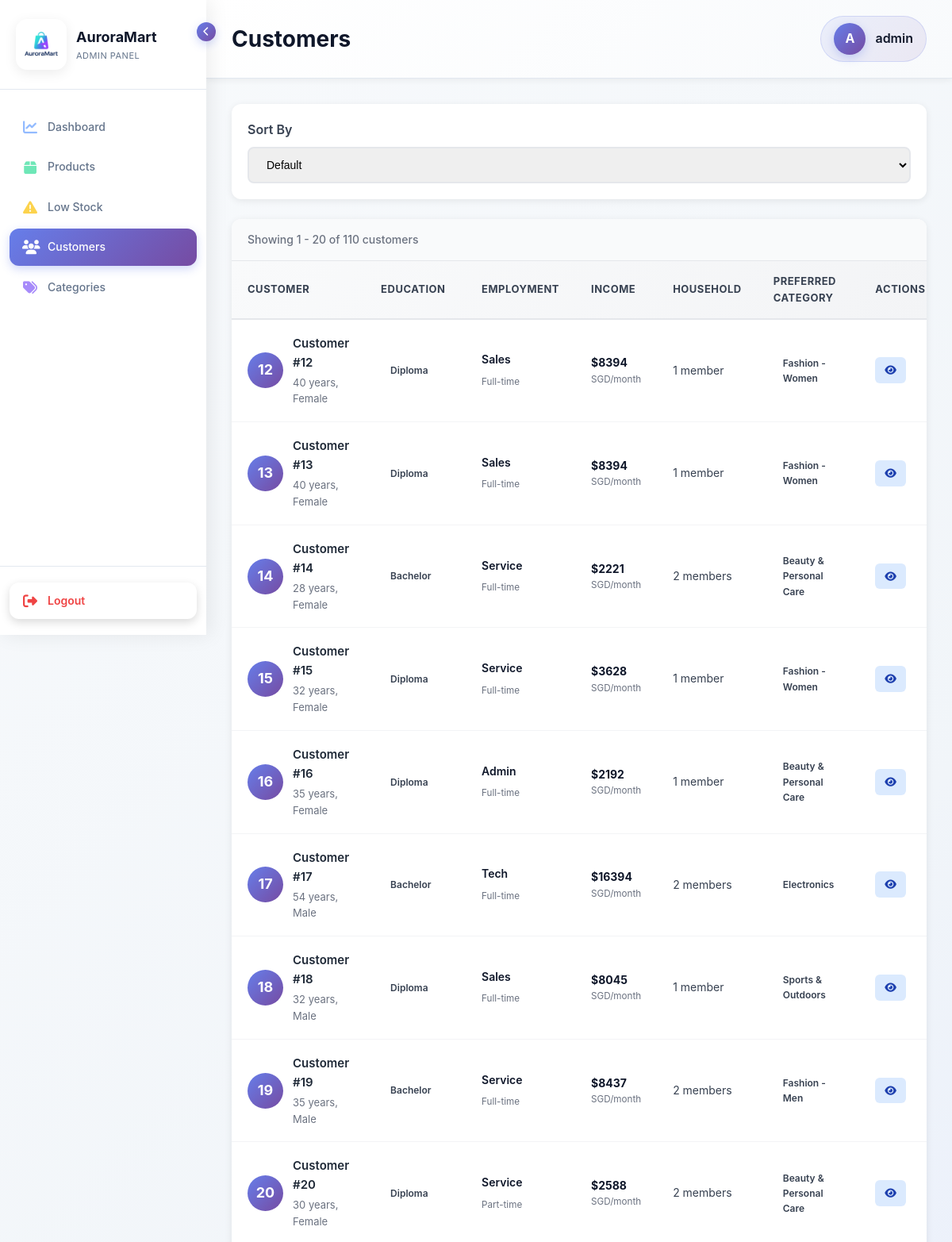
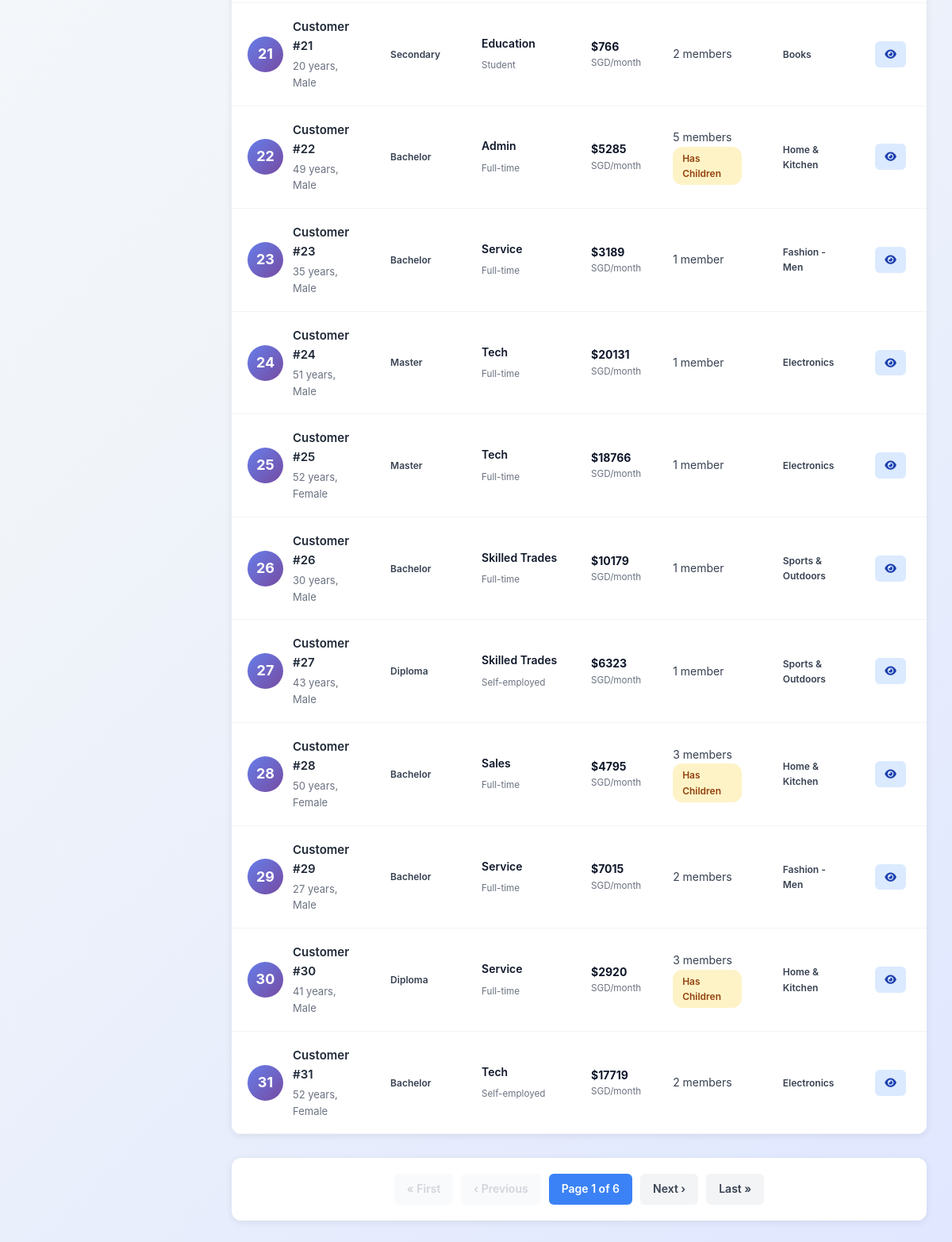
The page /adminpanel/customers/ (signed in) on the database its author committed (2 pictures, top to bottom).
### storefront/models.py (models this page shows, shortened)
class Customer(AbstractUser):
    username = models.CharField(
        max_length=150,
        unique=True,
        help_text='Required. 150 characters or fewer. Any characters allowed.',
        validators=[],  # No validators - allow any characters
        error_messages={
            'unique': "A user with that username already exists.",
        },
    )
    age = models.IntegerField(null=True, blank=True)
    gender = models.CharField(max_length=20, blank=True)
    employment_status = models.CharField(max_length=50, blank=True)
    occupation = models.CharField(max_length=100, blank=True)
    education = models.CharField(max_length=100, blank=True)
    household_size = models.IntegerField(null=True, blank=True)
    has_children = models.BooleanField(default=False)
    monthly_income_sgd = models.DecimalField(max_digits=10, decimal_places=2, null=True, blank=True, default=None)
    preferred_category = models.ForeignKey(Category, on_delete=models.SET_NULL, null=True, blank=True)

class Category(models.Model):
    name = models.CharField(max_length=100)
    description = models.TextField(blank=True)

### adminpanel/views/customer_views.py (the view)
# urls.py: path('customers/', customer_views.customer_list, name='customer_list'),
@login_required(login_url='adminpanel:login')
@user_passes_test(is_staff_user, login_url='adminpanel:login')
def customer_list(request):
    customers = Customer.objects.filter(is_active=True)
    sort_by = request.GET.get('sort', '')
    if sort_by:
        customers = customers.order_by(sort_by)
    paginator = Paginator(customers, 20)
    page_obj = paginator.get_page(request.GET.get('page'))
    context = {
        'page_obj': page_obj,
    }
    return render(request, 'adminpanel/customer/customer_list.html', context)

### adminpanel/views/customer_views.py (called while the page is built)
def is_staff_user(user):
    return user.is_authenticated and user.is_staff

### storefront/views.py (called while the page is built)
def cart_count(request):
    cart = request.session.get('cart', {})
    total_items = sum(int(qty) for qty in cart.values())
    return {
        'cart_count': total_items
    }

### adminpanel/templates/adminpanel/customer/customer_list.html (shortened to what this page needs)
{% extends "adminpanel/base.html" %}
{% block page_title %}Customers{% endblock %}
{% block content %}
<div class="search-bar">
    <form method="GET" action="{% url 'adminpanel:customer_list' %}" class="search-form">
        <div class="search-input">
            <label for="sort" style="display: block; margin-bottom: 8px; font-weight: 600; color: #374151;">Sort By</label>
            <select name="sort" id="sort" class="form-control" onchange="this.form.submit()">
                <option value="">Default</option>
            </select>
        </div>
    </form>
</div>
{% if page_obj %}
<div class="customers-table">
    <div class="results-info">
        Showing {{ page_obj.start_index }} - {{ page_obj.end_index }} of {{ page_obj.paginator.count }} customers
    </div>
    <table>
        <thead>
            <tr>
                <th>Customer</th>
                <th>Education</th>
                <th>Employment</th>
                <th>Income</th>
                <th>Household</th>
                <th>Preferred Category</th>
                <th>Actions</th>
            </tr>
        </thead>
        <tbody>
            {% for customer in page_obj %}
            <tr>
                <td>
                    <div class="customer-info">
                        <div class="customer-avatar">
                            {{ customer.id }}
                        </div>
                        <div class="customer-details">
                            <h4>Customer #{{ customer.id }}</h4>
                            <p>{{ customer.age }} years, {{ customer.gender }}</p>
                        </div>
                    </div>
                </td>
                <td>
                    <span class="badge badge-primary">{{ customer.education }}</span>
                </td>
                <td>
                    <div style="font-weight: 600; color: #0f172a; margin-bottom: 4px;">{{ customer.occupation }}</div>
                    <small style="color: #6b7280;">{{ customer.employment_status }}</small>
                </td>
                <td>
                    <strong style="color: #0f172a;">${{ customer.monthly_income_sgd|floatformat:0 }}</strong>
                    <small style="color: #6b7280; display: block;">SGD/month</small>
                </td>
                <td>
                    <div>{{ customer.household_size }} member{{ customer.household_size|pluralize }}</div>
                    {% if customer.has_children %}
                    <span class="badge badge-warning">Has Children</span>
                    {% endif %}
                </td>
                <td>
                    {% if customer.preferred_category %}
                    <span class="badge badge-primary">{{ customer.preferred_category.name }}</span>
                    {% else %}
                    <span class="badge badge-secondary">None</span>
                    {% endif %}
                </td>
                <td>
                    <a href="{% url 'adminpanel:customer_detail' customer.pk %}" class="btn-icon btn-view" title="View Details">
                        <i class="fas fa-eye"></i>
                    </a>
                </td>
            </tr>
            {% endfor %}
        </tbody>
    </table>
</div>
{% if page_obj.has_other_pages %}
<div class="pagination">
    {% if page_obj.has_previous %}
        <a href="?page=1{% if search_query %}&search={{ search_query }}{% endif %}">« First</a>
        <a href="?page={{ page_obj.previous_page_number }}{% if search_query %}&search={{ search_query }}{% endif %}">‹ Previous</a>
    {% else %}
        <span class="disabled">« First</span>
        <span class="disabled">‹ Previous</span>
    {% endif %}
    <span class="current">Page {{ page_obj.number }} of {{ page_obj.paginator.num_pages }}</span>
    {% if page_obj.has_next %}
        <a href="?page={{ page_obj.next_page_number }}{% if search_query %}&search={{ search_query }}{% endif %}">Next ›</a>
        <a href="?page={{ page_obj.paginator.num_pages }}{% if search_query %}&search={{ search_query }}{% endif %}">Last »</a>
    {% else %}
        <span class="disabled">Next ›</span>
        <span class="disabled">Last »</span>
    {% endif %}
</div>
{% endif %}
{% else %}
<div class="empty-state">
    <div class="empty-state-icon">👥</div>
    <h3>No Customers Found</h3>
    <p>{% if search_query %}Try adjusting your search query{% else %}No customers registered yet{% endif %}</p>
</div>
{% endif %}
{% endblock %}

### adminpanel/templates/adminpanel/base.html (shortened to what this page needs)
<!DOCTYPE html>
<html lang="en">
<head>
    {% load static %}
    <link rel="stylesheet" href="https://cdnjs.cloudflare.com/ajax/libs/font-awesome/6.4.0/css/all.min.css">
</head>
<body>
    <div class="sidebar" id="sidebar">
        <div class="sidebar-header">
            <div class="sidebar-logo">
                <img src="{% static 'images/Auroramart-logo.png' %}" alt="AuroraMart Logo">
            </div>
            <div class="sidebar-brand">
                <div class="brand-name">AuroraMart</div>
                <div class="brand-subtitle">Admin Panel</div>
            </div>
            <div class="sidebar-toggle" onclick="toggleSidebar()">
                <i class="fas fa-chevron-left"></i>
            </div>
        </div>
        <nav class="sidebar-nav">
            <div class="nav-item">
                <a href="{% url 'adminpanel:dashboard' %}" class="nav-link {% if request.resolver_match.url_name == 'dashboard' %}active{% endif %}">
                    <i class="fas fa-chart-line"></i>
                    <span class="nav-text">Dashboard</span>
                </a>
            </div>
            <div class="nav-item">
                <a href="{% url 'adminpanel:product_list' %}" class="nav-link {% if 'product' in request.resolver_match.url_name %}active{% endif %}">
                    <i class="fas fa-box"></i>
                    <span class="nav-text">Products</span>
                </a>
            </div>
            <div class="nav-item">
                <a href="{% url 'adminpanel:low_stock' %}" class="nav-link {% if request.resolver_match.url_name == 'low_stock' %}active{% endif %}">
                    <i class="fas fa-exclamation-triangle"></i>
                    <span class="nav-text">Low Stock</span>
                </a>
            </div>
            <div class="nav-item">
                <a href="{% url 'adminpanel:customer_list' %}" class="nav-link {% if 'customer' in request.resolver_match.url_name %}active{% endif %}">
                    <i class="fas fa-users"></i>
                    <span class="nav-text">Customers</span>
                </a>
            </div>
            <div class="nav-item">
                <a href="{% url 'adminpanel:category_list' %}" class="nav-link {% if 'category' in request.resolver_match.url_name %}active{% endif %}">
                    <i class="fas fa-tags"></i>
                    <span class="nav-text">Categories</span>
                </a>
            </div>
        </nav>
        <div class="sidebar-footer">
            {% if user.is_authenticated %}
            <a href="{% url 'adminpanel:logout' %}" class="logout-link">
                <i class="fas fa-sign-out-alt"></i>
                <span class="nav-text">Logout</span>
            </a>
            {% endif %}
        </div>
    </div>
    <div class="main-content">
        <div class="topbar">
            <h1 class="page-title">{% block page_title %}Dashboard{% endblock %}</h1>
            {% if user.is_authenticated %}
            <div class="user-info">
                <div class="user-avatar">{{ user.username|slice:":1"|upper }}</div>
                <span class="user-name">{{ user.username }}</span>
            </div>
            {% endif %}
        </div>
        <div class="content-wrapper">
            {% block content %}{% endblock %}
        </div>
    </div>
</body>
</html>

### adminpanel/templates/adminpanel/base.html (style rules this page uses)
* { margin: 0; padding: 0; box-sizing: border-box; }
body { font-family: -apple-system, BlinkMacSystemFont, 'Segoe UI', Roboto, Oxygen, Ubuntu, Cantarell, sans-serif; background: linear-gradient(135deg, #f8fafc 0%, #f1f5f9 50%, #e0e7ff 100%); background-attachment: fixed; color: #1e293b; line-height: 1.6; min-height: 100vh; }
.sidebar { position: fixed; left: 0; top: 0; height: 100vh; width: 260px; background: #ffffff; box-shadow: 4px 0 24px rgba(0, 0, 0, 0.08); transition: width 0.3s ease; z-index: 1000; display: flex; flex-direction: column; }
.sidebar-header { padding: 24px 20px; border-bottom: 1px solid #e2e8f0; display: flex; align-items: center; gap: 12px; }
.sidebar-logo { width: 64px; height: 64px; background: #ffffff; border-radius: 14px; display: flex; align-items: center; justify-content: center; flex-shrink: 0; padding: 4px; box-shadow: 0 4px 16px rgba(0, 0, 0, 0.08); }
.sidebar-logo img { width: 100%; height: 100%; object-fit: contain; }
.sidebar-brand { display: flex; flex-direction: column; transition: opacity 0.3s ease; }
.brand-name { font-size: 18px; font-weight: 700; color: #0f172a; }
.brand-subtitle { font-size: 11px; color: #64748b; text-transform: uppercase; letter-spacing: 0.5px; }
.sidebar-toggle { position: absolute; top: 28px; right: -12px; width: 24px; height: 24px; background: linear-gradient(135deg, #667eea 0%, #764ba2 100%); border-radius: 50%; display: flex; align-items: center; justify-content: center; cursor: pointer; box-shadow: 0 4px 12px rgba(102, 126, 234, 0.3); transition: transform 0.3s ease; }
.sidebar-toggle i { color: white; font-size: 12px; }
.sidebar-nav { flex: 1; padding: 20px 0; overflow-y: auto; }
.nav-item { margin: 4px 12px; }
.nav-link { display: flex; align-items: center; gap: 12px; padding: 12px 16px; color: #64748b; text-decoration: none; border-radius: 12px; transition: all 0.3s ease; font-weight: 500; font-size: 14px; position: relative; overflow: hidden; }
.nav-link::before { content: ''; position: absolute; top: 0; left: 0; width: 100%; height: 100%; background: #f8fafc; opacity: 0; transition: opacity 0.3s ease; }
.nav-link.active { background: linear-gradient(135deg, #667eea 0%, #764ba2 100%); color: white; box-shadow: 0 4px 12px rgba(102, 126, 234, 0.3); }
.nav-link.active i { color: white; }
.nav-link i { font-size: 18px; width: 20px; text-align: center; flex-shrink: 0; transition: transform 0.3s ease; }
.nav-link:not(.active) .fa-chart-line { color: #93bbff; }
.nav-link:not(.active) .fa-box { color: #6ee7b7; }
.nav-link:not(.active) .fa-exclamation-triangle { color: #fcd34d; }
.nav-link:not(.active) .fa-tags { color: #a78bfa; }
.nav-text { transition: opacity 0.3s ease; }
.sidebar-footer { padding: 20px 12px; border-top: 1px solid #e2e8f0; }
.logout-link { display: flex; align-items: center; gap: 12px; padding: 12px 16px; color: #ef4444; text-decoration: none; border-radius: 12px; transition: all 0.3s ease; font-weight: 600; font-size: 14px; background: #ffffff; box-shadow: 0 4px 12px rgba(0, 0, 0, 0.15); }
.logout-link i { font-size: 18px; width: 20px; text-align: center; color: #ef4444; transition: transform 0.3s ease; }
.main-content { margin-left: 260px; transition: margin-left 0.3s ease; min-height: 100vh; display: flex; flex-direction: column; }
.topbar { background: linear-gradient(135deg, #ffffff 0%, #f8fafc 100%); padding: 20px 32px; box-shadow: 0 2px 8px rgba(0,0,0,0.06); display: flex; justify-content: space-between; align-items: center; position: sticky; top: 0; z-index: 100; border-bottom: 1px solid #e2e8f0; }
.page-title { font-size: 28px; font-weight: 700; color: #0f172a; }
.user-info { display: flex; align-items: center; gap: 12px; padding: 8px 16px; background: linear-gradient(135deg, rgba(102, 126, 234, 0.1) 0%, rgba(118, 75, 162, 0.1) 100%); border-radius: 50px; border: 1px solid rgba(102, 126, 234, 0.2); }
.user-avatar { width: 40px; height: 40px; border-radius: 50%; background: linear-gradient(135deg, #667eea 0%, #764ba2 100%); display: flex; align-items: center; justify-content: center; color: white; font-weight: 700; font-size: 16px; box-shadow: 0 4px 12px rgba(102, 126, 234, 0.3); }
.user-name { font-weight: 600; color: #0f172a; }
.content-wrapper { flex: 1; padding: 32px; }

### rows shown on the page
Customer: username "A", username "admin"
Customer: id "12", age "40", gender "Female", education "Diploma", occupation "Sales", employment_status "Full-time", monthly_income_sgd "8394", household_size "1", preferred_category.name "Fashion - Women"
Customer: id "13", age "40", gender "Female", education "Diploma", occupation "Sales", employment_status "Full-time", monthly_income_sgd "8394", household_size "1", preferred_category.name "Fashion - Women"
Customer: id "14", age "28", gender "Female", education "Bachelor", occupation "Service", employment_status "Full-time", monthly_income_sgd "2221", household_size "2", preferred_category.name "Beauty & Personal Care"
Customer: id "15", age "32", gender "Female", education "Diploma", occupation "Service", employment_status "Full-time", monthly_income_sgd "3628", household_size "1", preferred_category.name "Fashion - Women"
Customer: id "16", age "35", gender "Female", education "Diploma", occupation "Admin", employment_status "Full-time", monthly_income_sgd "2192", household_size "1", preferred_category.name "Beauty & Personal Care"
Customer: id "17", age "54", gender "Male", education "Bachelor", occupation "Tech", employment_status "Full-time", monthly_income_sgd "16394", household_size "2", preferred_category.name "Electronics"
Customer: id "18", age "32", gender "Male", education "Diploma", occupation "Sales", employment_status "Full-time", monthly_income_sgd "8045", household_size "1", preferred_category.name "Sports & Outdoors"
Customer: id "19", age "35", gender "Male", education "Bachelor", occupation "Service", employment_status "Full-time", monthly_income_sgd "8437", household_size "2", preferred_category.name "Fashion - Men"
Customer: id "20", age "30", gender "Female", education "Diploma", occupation "Service", employment_status "Part-time", monthly_income_sgd "2588", household_size "2", preferred_category.name "Beauty & Personal Care"
Customer: id "21", age "20", gender "Male", education "Secondary", occupation "Education", employment_status "Student", monthly_income_sgd "766", household_size "2", preferred_category.name "Books"
Customer: id "22", age "49", gender "Male", education "Bachelor", occupation "Admin", employment_status "Full-time", monthly_income_sgd "5285", household_size "5", has_children "Has Children", preferred_category.name "Home & Kitchen"
Customer: id "23", age "35", gender "Male", education "Bachelor", occupation "Service", employment_status "Full-time", monthly_income_sgd "3189", household_size "1", preferred_category.name "Fashion - Men"
Customer: id "24", age "51", gender "Male", education "Master", occupation "Tech", employment_status "Full-time", monthly_income_sgd "20131", household_size "1", preferred_category.name "Electronics"
Customer: id "25", age "52", gender "Female", education "Master", occupation "Tech", employment_status "Full-time", monthly_income_sgd "18766", household_size "1", preferred_category.name "Electronics"
Customer: id "26", age "30", gender "Male", education "Bachelor", occupation "Skilled Trades", employment_status "Full-time", monthly_income_sgd "10179", household_size "1", preferred_category.name "Sports & Outdoors"
Customer: id "27", age "43", gender "Male", education "Diploma", occupation "Skilled Trades", employment_status "Self-employed", monthly_income_sgd "6323", household_size "1", preferred_category.name "Sports & Outdoors"
Customer: id "28", age "50", gender "Female", education "Bachelor", occupation "Sales", employment_status "Full-time", monthly_income_sgd "4795", household_size "3", has_children "Has Children", preferred_category.name "Home & Kitchen"
Customer: id "29", age "27", gender "Male", education "Bachelor", occupation "Service", employment_status "Full-time", monthly_income_sgd "7015", household_size "2", preferred_category.name "Fashion - Men"
Customer: id "30", age "41", gender "Male", education "Diploma", occupation "Service", employment_status "Full-time", monthly_income_sgd "2920", household_size "3", has_children "Has Children", preferred_category.name "Home & Kitchen"
Customer: id "31", age "52", gender "Female", education "Bachelor", occupation "Tech", employment_status "Self-employed", monthly_income_sgd "17719", household_size "2", preferred_category.name "Electronics"

### other values the page prints
{{ page_obj.start_index }} "1"
{{ page_obj.end_index }} "20"
{{ page_obj.paginator.count }} "110"
{{ page_obj.number }} "1"
{{ page_obj.paginator.num_pages }} "6"
